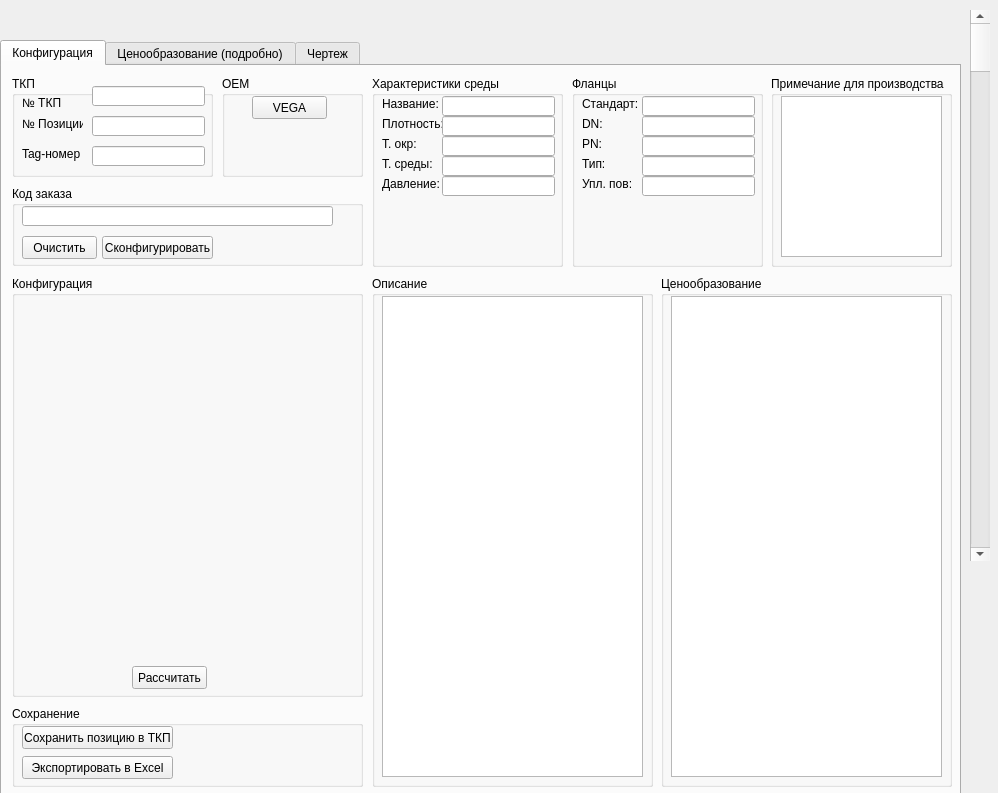
<?xml version="1.0" encoding="UTF-8"?>
<ui version="4.0">
 <class>NotFigurator</class>
 <widget class="QWidget" name="NotFigurator">
  <property name="geometry">
   <rect>
    <x>0</x>
    <y>0</y>
    <width>998</width>
    <height>793</height>
   </rect>
  </property>
  <property name="windowTitle">
   <string>NotFigurator</string>
  </property>
  <widget class="QTabWidget" name="tabWidget">
   <property name="geometry">
    <rect>
     <x>0</x>
     <y>40</y>
     <width>961</width>
     <height>1021</height>
    </rect>
   </property>
   <property name="currentIndex">
    <number>0</number>
   </property>
   <widget class="QWidget" name="tab">
    <attribute name="title">
     <string>Конфигурация</string>
    </attribute>
    <widget class="QGroupBox" name="groupBox">
     <property name="geometry">
      <rect>
       <x>10</x>
       <y>210</y>
       <width>351</width>
       <height>421</height>
      </rect>
     </property>
     <property name="title">
      <string>Конфигурация</string>
     </property>
     <widget class="QPushButton" name="pushButton_3">
      <property name="geometry">
       <rect>
        <x>120</x>
        <y>390</y>
        <width>75</width>
        <height>23</height>
       </rect>
      </property>
      <property name="text">
       <string>Рассчитать</string>
      </property>
     </widget>
     <widget class="QWidget" name="verticalLayoutWidget">
      <property name="geometry">
       <rect>
        <x>9</x>
        <y>20</y>
        <width>331</width>
        <height>361</height>
       </rect>
      </property>
      <layout class="QVBoxLayout" name="verticalLayout"/>
     </widget>
    </widget>
    <widget class="QGroupBox" name="groupBox_2">
     <property name="geometry">
      <rect>
       <x>10</x>
       <y>10</y>
       <width>201</width>
       <height>101</height>
      </rect>
     </property>
     <property name="title">
      <string>ТКП</string>
     </property>
     <widget class="QLineEdit" name="lineEdit_2">
      <property name="geometry">
       <rect>
        <x>80</x>
        <y>10</y>
        <width>113</width>
        <height>20</height>
       </rect>
      </property>
     </widget>
     <widget class="QLabel" name="label_10">
      <property name="geometry">
       <rect>
        <x>10</x>
        <y>20</y>
        <width>47</width>
        <height>13</height>
       </rect>
      </property>
      <property name="text">
       <string>№ ТКП</string>
      </property>
     </widget>
     <widget class="QLabel" name="label_11">
      <property name="geometry">
       <rect>
        <x>10</x>
        <y>40</y>
        <width>61</width>
        <height>16</height>
       </rect>
      </property>
      <property name="text">
       <string>№ Позиции</string>
      </property>
     </widget>
     <widget class="QLineEdit" name="lineEdit_3">
      <property name="geometry">
       <rect>
        <x>80</x>
        <y>40</y>
        <width>113</width>
        <height>20</height>
       </rect>
      </property>
     </widget>
     <widget class="QLabel" name="label_12">
      <property name="geometry">
       <rect>
        <x>10</x>
        <y>70</y>
        <width>61</width>
        <height>16</height>
       </rect>
      </property>
      <property name="text">
       <string>Tag-номер</string>
      </property>
     </widget>
     <widget class="QLineEdit" name="lineEdit_4">
      <property name="geometry">
       <rect>
        <x>80</x>
        <y>70</y>
        <width>113</width>
        <height>20</height>
       </rect>
      </property>
     </widget>
    </widget>
    <widget class="QGroupBox" name="groupBox_3">
     <property name="geometry">
      <rect>
       <x>10</x>
       <y>120</y>
       <width>351</width>
       <height>80</height>
      </rect>
     </property>
     <property name="title">
      <string>Код заказа</string>
     </property>
     <widget class="QLineEdit" name="lineEdit">
      <property name="geometry">
       <rect>
        <x>10</x>
        <y>20</y>
        <width>311</width>
        <height>20</height>
       </rect>
      </property>
     </widget>
     <widget class="QPushButton" name="pushButton">
      <property name="geometry">
       <rect>
        <x>90</x>
        <y>50</y>
        <width>111</width>
        <height>23</height>
       </rect>
      </property>
      <property name="text">
       <string>Сконфигурировать</string>
      </property>
     </widget>
     <widget class="QPushButton" name="pushButton_2">
      <property name="geometry">
       <rect>
        <x>10</x>
        <y>50</y>
        <width>75</width>
        <height>23</height>
       </rect>
      </property>
      <property name="text">
       <string>Очистить</string>
      </property>
     </widget>
    </widget>
    <widget class="QGroupBox" name="groupBox_4">
     <property name="geometry">
      <rect>
       <x>10</x>
       <y>640</y>
       <width>351</width>
       <height>81</height>
      </rect>
     </property>
     <property name="title">
      <string>Сохранение</string>
     </property>
     <widget class="QPushButton" name="pushButton_4">
      <property name="geometry">
       <rect>
        <x>10</x>
        <y>20</y>
        <width>151</width>
        <height>23</height>
       </rect>
      </property>
      <property name="text">
       <string>Сохранить позицию в ТКП</string>
      </property>
     </widget>
     <widget class="QPushButton" name="pushButton_5">
      <property name="geometry">
       <rect>
        <x>10</x>
        <y>50</y>
        <width>151</width>
        <height>23</height>
       </rect>
      </property>
      <property name="text">
       <string>Экспортировать в Excel</string>
      </property>
     </widget>
    </widget>
    <widget class="QGroupBox" name="groupBox_5">
     <property name="geometry">
      <rect>
       <x>370</x>
       <y>210</y>
       <width>281</width>
       <height>511</height>
      </rect>
     </property>
     <property name="title">
      <string>Описание</string>
     </property>
     <widget class="QTextEdit" name="textEdit_2">
      <property name="geometry">
       <rect>
        <x>10</x>
        <y>20</y>
        <width>261</width>
        <height>481</height>
       </rect>
      </property>
     </widget>
    </widget>
    <widget class="QGroupBox" name="groupBox_6">
     <property name="geometry">
      <rect>
       <x>659</x>
       <y>210</y>
       <width>291</width>
       <height>511</height>
      </rect>
     </property>
     <property name="title">
      <string>Ценообразование</string>
     </property>
     <widget class="QTableView" name="tableView">
      <property name="geometry">
       <rect>
        <x>10</x>
        <y>20</y>
        <width>271</width>
        <height>481</height>
       </rect>
      </property>
     </widget>
    </widget>
    <widget class="QGroupBox" name="groupBox_7">
     <property name="geometry">
      <rect>
       <x>370</x>
       <y>10</y>
       <width>191</width>
       <height>191</height>
      </rect>
     </property>
     <property name="title">
      <string>Характеристики среды</string>
     </property>
     <widget class="QLabel" name="label_13">
      <property name="geometry">
       <rect>
        <x>10</x>
        <y>20</y>
        <width>61</width>
        <height>16</height>
       </rect>
      </property>
      <property name="text">
       <string>Название:</string>
      </property>
     </widget>
     <widget class="QLineEdit" name="lineEdit_5">
      <property name="geometry">
       <rect>
        <x>70</x>
        <y>20</y>
        <width>113</width>
        <height>20</height>
       </rect>
      </property>
     </widget>
     <widget class="QLabel" name="label_14">
      <property name="geometry">
       <rect>
        <x>10</x>
        <y>40</y>
        <width>61</width>
        <height>16</height>
       </rect>
      </property>
      <property name="text">
       <string>Плотность:</string>
      </property>
     </widget>
     <widget class="QLineEdit" name="lineEdit_6">
      <property name="geometry">
       <rect>
        <x>70</x>
        <y>40</y>
        <width>113</width>
        <height>20</height>
       </rect>
      </property>
     </widget>
     <widget class="QLabel" name="label_15">
      <property name="geometry">
       <rect>
        <x>10</x>
        <y>60</y>
        <width>61</width>
        <height>16</height>
       </rect>
      </property>
      <property name="text">
       <string>Т. окр:</string>
      </property>
     </widget>
     <widget class="QLineEdit" name="lineEdit_7">
      <property name="geometry">
       <rect>
        <x>70</x>
        <y>60</y>
        <width>113</width>
        <height>20</height>
       </rect>
      </property>
     </widget>
     <widget class="QLabel" name="label_16">
      <property name="geometry">
       <rect>
        <x>10</x>
        <y>80</y>
        <width>61</width>
        <height>16</height>
       </rect>
      </property>
      <property name="text">
       <string>Т. среды:</string>
      </property>
     </widget>
     <widget class="QLineEdit" name="lineEdit_8">
      <property name="geometry">
       <rect>
        <x>70</x>
        <y>80</y>
        <width>113</width>
        <height>20</height>
       </rect>
      </property>
     </widget>
     <widget class="QLabel" name="label_17">
      <property name="geometry">
       <rect>
        <x>10</x>
        <y>100</y>
        <width>61</width>
        <height>16</height>
       </rect>
      </property>
      <property name="text">
       <string>Давление:</string>
      </property>
     </widget>
     <widget class="QLineEdit" name="lineEdit_9">
      <property name="geometry">
       <rect>
        <x>70</x>
        <y>100</y>
        <width>113</width>
        <height>20</height>
       </rect>
      </property>
     </widget>
    </widget>
    <widget class="QGroupBox" name="groupBox_8">
     <property name="geometry">
      <rect>
       <x>570</x>
       <y>10</y>
       <width>191</width>
       <height>191</height>
      </rect>
     </property>
     <property name="title">
      <string>Фланцы</string>
     </property>
     <widget class="QLabel" name="label_18">
      <property name="geometry">
       <rect>
        <x>10</x>
        <y>20</y>
        <width>61</width>
        <height>16</height>
       </rect>
      </property>
      <property name="text">
       <string>Стандарт:</string>
      </property>
     </widget>
     <widget class="QLineEdit" name="lineEdit_10">
      <property name="geometry">
       <rect>
        <x>70</x>
        <y>40</y>
        <width>113</width>
        <height>20</height>
       </rect>
      </property>
     </widget>
     <widget class="QLineEdit" name="lineEdit_11">
      <property name="geometry">
       <rect>
        <x>70</x>
        <y>80</y>
        <width>113</width>
        <height>20</height>
       </rect>
      </property>
     </widget>
     <widget class="QLabel" name="label_19">
      <property name="geometry">
       <rect>
        <x>10</x>
        <y>60</y>
        <width>61</width>
        <height>16</height>
       </rect>
      </property>
      <property name="text">
       <string>PN:</string>
      </property>
     </widget>
     <widget class="QLabel" name="label_20">
      <property name="geometry">
       <rect>
        <x>10</x>
        <y>100</y>
        <width>61</width>
        <height>16</height>
       </rect>
      </property>
      <property name="text">
       <string>Упл. пов:</string>
      </property>
     </widget>
     <widget class="QLineEdit" name="lineEdit_12">
      <property name="geometry">
       <rect>
        <x>70</x>
        <y>100</y>
        <width>113</width>
        <height>20</height>
       </rect>
      </property>
     </widget>
     <widget class="QLabel" name="label_21">
      <property name="geometry">
       <rect>
        <x>10</x>
        <y>80</y>
        <width>61</width>
        <height>16</height>
       </rect>
      </property>
      <property name="text">
       <string>Тип:</string>
      </property>
     </widget>
     <widget class="QLabel" name="label_22">
      <property name="geometry">
       <rect>
        <x>10</x>
        <y>40</y>
        <width>61</width>
        <height>16</height>
       </rect>
      </property>
      <property name="text">
       <string>DN:</string>
      </property>
     </widget>
     <widget class="QLineEdit" name="lineEdit_13">
      <property name="geometry">
       <rect>
        <x>70</x>
        <y>60</y>
        <width>113</width>
        <height>20</height>
       </rect>
      </property>
     </widget>
     <widget class="QLineEdit" name="lineEdit_14">
      <property name="geometry">
       <rect>
        <x>70</x>
        <y>20</y>
        <width>113</width>
        <height>20</height>
       </rect>
      </property>
     </widget>
    </widget>
    <widget class="QGroupBox" name="groupBox_9">
     <property name="geometry">
      <rect>
       <x>769</x>
       <y>10</y>
       <width>181</width>
       <height>191</height>
      </rect>
     </property>
     <property name="title">
      <string>Примечание для производства</string>
     </property>
     <widget class="QTextEdit" name="textEdit">
      <property name="geometry">
       <rect>
        <x>10</x>
        <y>20</y>
        <width>161</width>
        <height>161</height>
       </rect>
      </property>
     </widget>
    </widget>
    <widget class="QGroupBox" name="groupBox_10">
     <property name="geometry">
      <rect>
       <x>220</x>
       <y>10</y>
       <width>141</width>
       <height>101</height>
      </rect>
     </property>
     <property name="title">
      <string>OEM</string>
     </property>
     <widget class="QPushButton" name="pushButton_6">
      <property name="geometry">
       <rect>
        <x>30</x>
        <y>20</y>
        <width>75</width>
        <height>23</height>
       </rect>
      </property>
      <property name="text">
       <string>VEGA</string>
      </property>
     </widget>
    </widget>
   </widget>
   <widget class="QWidget" name="tab_2">
    <attribute name="title">
     <string>Ценообразование (подробно)</string>
    </attribute>
   </widget>
   <widget class="QWidget" name="tab_3">
    <attribute name="title">
     <string>Чертеж</string>
    </attribute>
   </widget>
  </widget>
  <widget class="QScrollBar" name="verticalScrollBar">
   <property name="geometry">
    <rect>
     <x>970</x>
     <y>10</y>
     <width>20</width>
     <height>551</height>
    </rect>
   </property>
   <property name="orientation">
    <enum>Qt::Vertical</enum>
   </property>
  </widget>
 </widget>
 <resources/>
 <connections/>
</ui>
